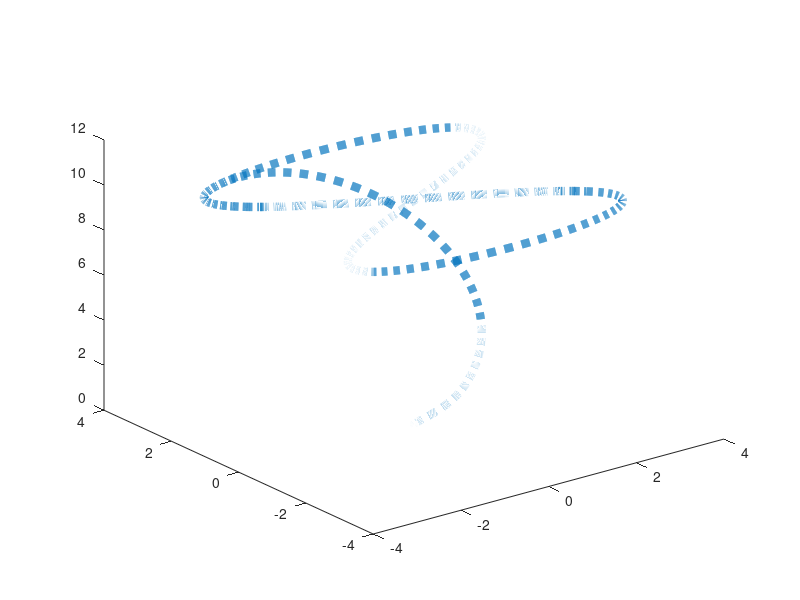
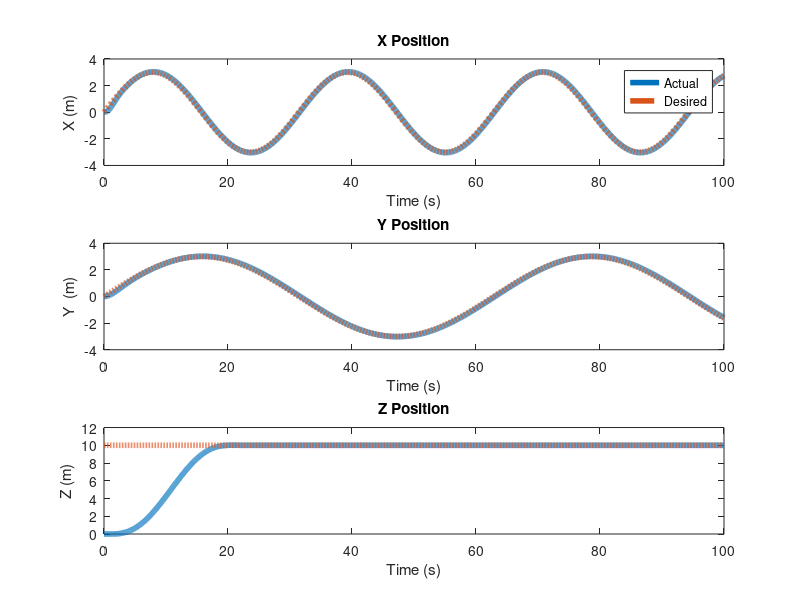
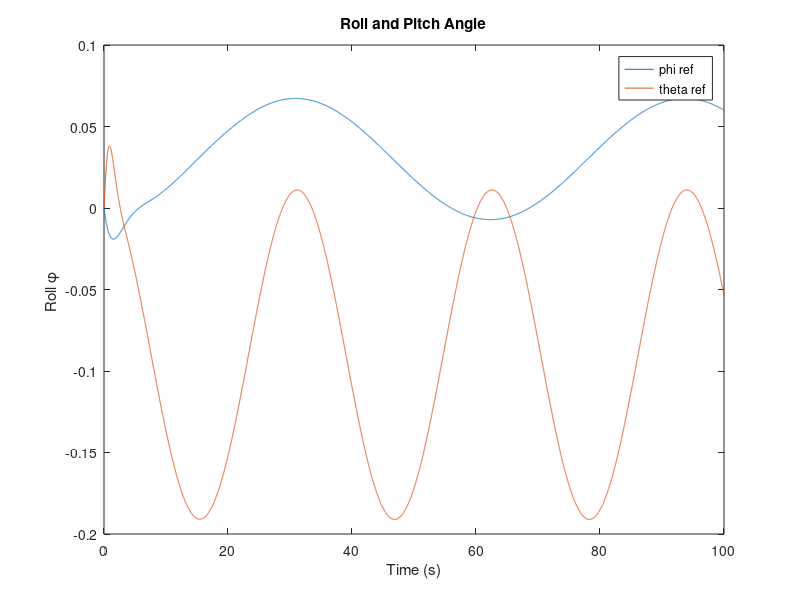
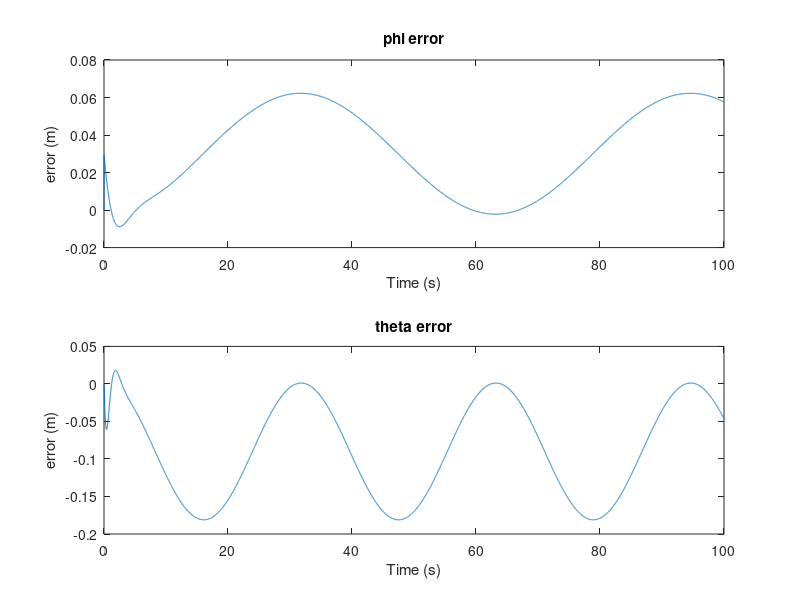

Source code (MATLAB) for these figures, in order:

function quadrotor_6DOF_control()
    % Simulation parameters
    tspan = [0:0.01:100]; % Time span for simulation (seconds)
    global w1_des_history w2_des_history w3_des_history w4_des_history t_history;
    w1_des_history = [];
    w2_des_history = [];
    w3_des_history = [];
    w4_des_history = [];
    t_history = [];

    % Initial conditions: [x, y, z, x_dot, y_dot, z_dot, phi, theta, psi, phi_dot, theta_dot, psi_dot]
    initial_conditions = [0, 0, 0, 0, 0, 0, 0, 0, 0, 0, 0, 0, 0, 0];

    % Solve the differential equations using ode45
    options = odeset('RelTol',1e-3,'AbsTol',1e-16);
    [t, states] = ode45(@quadrotor_dynamics, tspan, initial_conditions, options);

 

    % Extract the position and angles from the state variables
    x = states(:,1); y = states(:, 2); z = states(:, 3);z_dot = states(:, 6);
    phi = states(:, 7); theta = states(:, 8); psi = states(:, 9);phi_ref = states(:,13);theta_ref = states(:,14);
   
  if t <= 20
    zdesired = (t.^3 .* (3*t.^2 - 150*t + 2000)) / 160000;
    zdesired_dot =  (1/160000) * (15*t.^4 - 600*t.^3 + 6000*t.^2);
  else 
    zdesired = 10*ones(size(t));
    zdesired_dot = 0;
  end 

    % Plot the position over time
    xref = 3*sin(0.2*t);
    yref = 3*sin(0.1*t);
    psi_ref = zeros(size(t));
    plot3(x,y,z,'--','LineWidth',6);%xlabel('X'); ylabel('Y'); zlabel('z');title('Positions');
    hold on 
    %plot3(xref,yref,zdesired,'LineWidth',3);
    hold off
    error = (xref - x).^2 + (yref - y).^2 + (zdesired - z).^2; % Example error signal (replace with actual error data)
time_absolute_error = t.*abs(error);
% Step 2: Calculate the squared error
squared_error = error; % Element-wise square of the error

% Step 3: Integrate the squared error over time using the trapezoidal rule
ISE = trapz(t, squared_error); % Integral of squared_error with respect to t
ITAE = trapz(t, time_absolute_error);
% Step 4: Display the result
fprintf('Integral Square Error (ISE): %.4f\n', ISE);
fprintf('IntegraI Time Absolute Error (ITAE): %.4f\n', ITAE);
    figure;
    %subplot(1, 1, 1); plot3(x,y,z); xlabel('Time (s)'); ylabel('x Position (m)');zlabel('x Position (m)'); title('x Position');
   
   
  
    subplot(3, 1, 1); plot(t,x,'LineWidth', 4); xlabel('Time (s)'); ylabel('X (m)'); title('X Position');
    hold on 
    plot(t, xref,"--",'LineWidth', 4);legend("Actual","Desired")
    hold off
    subplot(3, 1, 2); plot(t, y,'LineWidth', 4); xlabel('Time (s)'); ylabel('Y  (m)'); title('Y Position');
    hold on 
    plot(t,yref,"--",'LineWidth', 4);
    hold off
    subplot(3, 1, 3); plot(t, z,'LineWidth', 4); xlabel('Time (s)'); ylabel('Z (m)'); title('Z Position');ylim([0 12]);
    hold on 
    plot(t,zdesired.*ones(size(t)),"--",'LineWidth', 4);
    hold off
    
    % Plot the Euler angles over time
    figure;
    plot(t,phi_ref); xlabel('Time (s)'); ylabel('Roll \phi '); title('Roll and Pitch Angle');
    hold on 
    plot(t,theta_ref);legend("phi ref", "theta ref");
    hold off
    figure;
    subplot(2,1,1);plot(t,phi_ref - phi);xlabel('Time (s)'); ylabel('error (m)'); title('phi error');
    subplot(2,1,2);plot(t,theta_ref - theta);xlabel('Time (s)'); ylabel('error (m)'); title('theta error');
     
    % Plot w1_des vs Time
     % Plot w1_des vs Time

  figure;
  plot(t_history, w1_des_history, 'LineWidth', 2);
  hold on 
  plot(t_history, w2_des_history, 'LineWidth', 2);
  plot(t_history, w3_des_history, 'LineWidth', 2);
  plot(t_history, w4_des_history, 'LineWidth', 2);
  hold off
  xlabel('Time (s)');
  ylabel('w1,w2,w3,w4(rad/s)');
  title('Motor Speed vs Time');
  legend('w1','w2','w3','w4');
  grid on;



    

    figure;
    subplot(3, 1, 1); plot(t, rad2deg(phi)); xlabel('Time (s)'); ylabel('Roll \phi (deg)'); title('Roll Angle');
    hold on
    subplot(3, 1, 1); plot(t, rad2deg(phi_ref),"--"); xlabel('Time (s)'); ylabel('Roll \phi (deg)'); title('Roll Angle');
    hold off
    subplot(3, 1, 2); plot(t, rad2deg(theta)); xlabel('Time (s)'); ylabel('Pitch \theta (deg)'); title('Pitch Angle');
    hold on 
    subplot(3, 1, 2); plot(t, rad2deg(theta_ref),"--"); xlabel('Time (s)'); ylabel('Pitch \theta (deg)'); title('Pitch Angle');
    hold off
    subplot(3, 1, 3); plot(t, rad2deg(psi),'LineWidth', 4); xlabel('Time (s)'); ylabel('Yaw \psi (deg)'); title('Yaw Angle');
    hold on
    subplot(3, 1, 3); plot(t, psi_ref,"--",'LineWidth', 4); xlabel('Time (s)'); ylabel('Yaw \psi (deg)'); title('Yaw Angle');
    hold off
end


function dXdt = quadrotor_dynamics(t, X)
 global w1_des_history w2_des_history w3_des_history w4_des_history t_history;
    % Quadrotor Parameters
    %m = 2.1;   % Mass of the quadrotor (kg)
    %g = 9.81;  % Gravitational acceleration (m/s^2)
    %Ixx = 0.107; Iyy = 0.2; Izz = 0.226; % Moment of inertia (kg*m^2)
    g = 9.81;            
    m = 1.587;           
    Ixx = 0.0213; Iyy = 0.02217; Izz = 0.0282; 
    k_f = 2.98*10^-6; k_m = 1.14*10^-7;
    l1 = 0.35;l2 = 0.56;
    kp_m = 300; ki_m = 5;
    
    % Extract state variables (corrected indexing)
   x = X(1); y = X(2); z = X(3); 
    x_dot = X(4); y_dot = X(5); z_dot = X(6);
    phi = X(7); theta = X(8); psi = X(9); 
    r_dot = X(10); p_dot = X(11); s_dot = X(12);
   % xref = X(15); yref = X(16);
    
    % Desired States
   if t <= 20
    zdesired = (t.^3 .* (3*t.^2 - 150*t + 2000)) / 160000;
    zdesired_dot =  (1/160000) * (15*t.^4 - 600*t.^3 + 6000*t.^2);
  else 
    zdesired = 10*ones(size(t));
    zdesired_dot = 0;
   end  
   xref = 3*sin(0.2*t);
    yref = 3*sin(0.1*t);
    %phi_ref = 0; theta_ref = 0; 
    psi_ref = 0;
    xref_dot =  0.6*cos(0.2*t);
    yref_dot = 0.3*cos(0.1*t);
    xref_ddot = -0.12*sin(0.2*t);                                          % 
    yref_ddot = -0.03*sin(0.1*t);
    xref_dddot = -0.024*cos(0.2*t);
    yref_dddot = -0.003*cos(0.1*t);
    zdesired_dot = 0;
   % Control Gains for PID
k_p_pos_z = 163.0297; k_p_ang_phi = 380.8515;
k_d_pos_z = 120.0335; k_d_ang_phi = 150.4867;
k_p_pos_y = 0.1000; k_p_ang_theta = 400.4488;
k_d_pos_y = 0.1000; k_d_ang_theta = 100.0240;
k_p_pos_x = 0.1300; k_p_ang_psi = 100.1353;
k_d_pos_x = 0.15004; k_d_ang_psi = 280.7893;

    xddot = 0;
    yddot =0;
    xe = k_p_pos_x*(xref - x) + k_d_pos_x*(xref_dot - x_dot);
    ye = k_p_pos_y*(yref - y) + k_d_pos_y*(yref_dot - y_dot);
    xe_dot =  k_p_pos_x*(xref_dot - x_dot) + k_d_pos_x*(xref_ddot - xddot);
    ye_dot = k_p_pos_y*(yref_dot - y_dot) + k_d_pos_y*(yref_ddot - yddot);

    phi_ref = (xe*sin(psi)  - ye*cos(psi));
    theta_ref = (xe*cos(psi) + ye*sin(psi));
    
    phi_ref_dot = (xe_dot*sin(psi)  - ye_dot*cos(psi));
    theta_ref_dot = (xe_dot*cos(psi) + ye_dot*sin(psi));
    psi_ref_dot =0;
  
   

   P = [1 , 0, -sin(theta); 0, cos(phi), cos(theta)*sin(phi); 0, -sin(phi), cos(theta)*cos(phi)];
   I = P*[phi_ref_dot; theta_ref_dot; psi_ref_dot];
   r_ref_dot = I(1,:);
   p_ref_dot = I(2,:);
   s_ref_dot = I(3,:);

    % Hovering motor speed
    w_lift = k_p_pos_z*(zdesired - z) + k_d_pos_z*(zdesired_dot - z_dot);
    w_phi = k_p_ang_phi*(phi_ref - phi) + k_d_ang_phi*(r_ref_dot - r_dot);
    w_theta = k_p_ang_theta*(theta_ref - theta) + k_d_ang_theta*(p_ref_dot - p_dot);
    w_psi = k_p_ang_psi*(psi_ref - psi) + k_d_ang_psi*(s_ref_dot - s_dot);
    w_h = sqrt((m*g)/(4*k_f));

    % Rotor speeds calculation
    w = [0;0;0;0];
    %max_motor_speed = 1500; % Set a realistic maximum motor speed
    %min_motor_speed = 0;    % Set a minimum motor speed (usually zero)
    w1_des =  w_h + w_lift - w_phi + w_theta - w_psi;                       % [1 -1 1 -1]*[w_h + w_lift;w_phi;w_theta;w_psi];
    w2_des =  w_h + w_lift + w_phi + w_theta + w_psi;                        %[1 1 1 1]*[w_h + w_lift;w_phi;w_theta;w_psi];
    w3_des =  w_h + w_lift + w_phi - w_theta - w_psi;                        %[1 1 -1 -1]*[w_h + w_lift;w_phi;w_theta;w_psi];
    w4_des =  w_h + w_lift - w_phi - w_theta + w_psi;  
   % Apply saturation limits to rotor speeds
    w1_des = min(max(w1_des, 0), 1500);
    w2_des = min(max(w2_des, 0), 1500);
    w3_des = min(max(w3_des, 0), 1500);
    w4_des = min(max(w4_des, 0), 1500);

    w_des = [w1_des; w2_des; w3_des; w4_des];
    w1_des_history = [w1_des_history; w1_des];
    w2_des_history = [w2_des_history; w2_des];
    w3_des_history = [w3_des_history; w3_des];
    w4_des_history = [w4_des_history; w4_des];
    t_history = [t_history; t];

    
    % Forces 
    F1  = k_f*w1_des^2;
    F2  = k_f*w2_des^2;
    F3  = k_f*w3_des^2;
    F4  = k_f*w4_des^2;
    F_z = F1 + F2 + F3 + F4;
   % moments
    
    M1  = k_m*w1_des^2;
    M2  = k_m*w2_des^2;
    M3  = k_m*w3_des^2;
    M4  = k_m*w4_des^2;


    % Torques
    T_x = ((F3 + F2) - (F1 + F4))*l1;   % Roll motion
    T_y = ((F1 + F2) - (F3 + F4))*l2;   % Pitch motion
    T_z = (M2 + M4 - M1 - M3); % Yaw motion


   T = [T_x;T_y;T_z];

   R  = [cos(theta)*cos(psi)   sin(phi)*cos(theta)*cos(psi)-cos(phi)*sin(psi)    cos(phi)*sin(theta)*cos(psi)-sin(theta)*sin(psi); cos(theta)*sin(psi)   sin(phi)*sin(theta)*sin(psi)-cos(phi)*cos(psi)    cos(phi)*sin(theta)*sin(psi)-sin(phi)*cos(psi);-sin(theta)   sin(phi)*cos(theta)   cos(phi)*cos(theta)];
   
   %[r_dot;p_dot;s_dot] = R.*[phi_dot; theta_dot; psi_dot];
   P1 = [1,sin(phi)*tan(theta),cos(phi)*tan(theta); 0,cos(phi),-sin(phi); 0,-sin(phi)/cos(theta),cos(phi)/cos(theta)];
   %P = [1,0,cos(theta);0,cos(phi),sin(phi)*cos(theta);0,-sin(phi),cos(phi)*cos(theta)];
   P = [1 , 0, -sin(theta); 0, cos(phi), cos(theta)*sin(phi); 0, -sin(phi), cos(theta)*cos(phi)];
   %I = P*[phi_dot; theta_dot; psi_dot];
   %r_dot = I(1,:);
   %p_dot = I(2,:);
   %s_dot = I(3,:);

   x_ddot = (s_dot*y_dot - p_dot*z_dot + g*sin(theta)) - (0.25*x_dot)/m;                                                            
   y_ddot = r_dot*z_dot - s_dot*x_dot - g*sin(phi)*cos(theta) - (0.25*y_dot)/m;                                                   
   z_ddot = (F_z/m) + p_dot*x_dot - r_dot*y_dot - g*cos(phi)*cos(theta) - (0.25*z_dot)/m;                  
  
    % Accelerations
    %z_ddot = F_z/m - g;
    r_ddot =  (T_x + Izz*p_dot*s_dot - Iyy*p_dot*s_dot)/Ixx;
    p_ddot =  (T_y + Ixx*r_dot*s_dot - Izz*r_dot*s_dot)/Iyy;
    s_ddot =  (T_z + Iyy*p_dot*r_dot - Ixx*p_dot*r_dot)/Izz;

    B = P1*[r_ddot;p_dot;s_dot];
    phi_dot = B(1);
    theta_dot = B(2);
    psi_dot = B (3);
    % Return state derivatives
    dXdt = [x_dot; y_dot; z_dot; x_ddot; y_ddot; z_ddot; phi_dot; theta_dot; psi_dot; r_ddot; p_ddot; s_ddot; phi_ref_dot; theta_ref_dot];
end 
